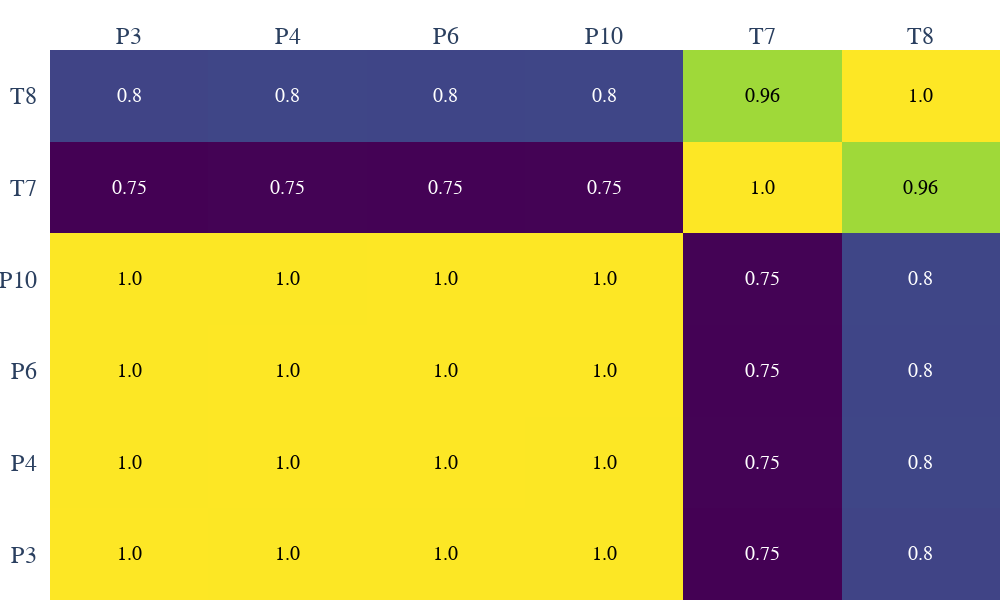

Write notebook code for a chart like this one.
### Code cell
def make_heatmap(df, overwrite=False):
    """
    Takes in a correlation matrix, df, and returns a heatmap
    """
    num_rows = len(df)
    
    if num_rows <= 10:
        cell_height = 50
    elif num_rows <= 20:
        cell_height = 40
    else:
        cell_height = 30
    
    fig_height = num_rows * cell_height

    heatmap = ff.create_annotated_heatmap(
        z=df.values,
        x=list(df.columns),
        y=list(df.index),
        annotation_text=df.round(2).values,
        colorscale='Viridis'
    )

    heatmap.update_layout(
        height=600,  # Set the height to 600 pixels (6 inches * 100 pixels/inch)
        width=1000,  # Set the width to 1000 pixels (10 inches * 100 pixels/inch)
        autosize=False,  # Disable automatic resizing of the figure
        margin={'t':50,'l':50,'b':0,'r':0},
        font=dict(
            size=20,  # Set the default font size to 14
            family='Helvetica'  # Set the font family to Arial
        ),
        xaxis=dict(
            tickfont=dict(size=24),  # Set the font size for x-axis tick labels to 12
        ),
        yaxis=dict(
            tickfont=dict(size=24),  # Set the font size for y-axis tick labels to 12
        )
    )
    utils.save_file(heatmap, PLOTS_PATH, "Heatmap-P-T.png", 'plotly', overwrite=overwrite)
    return heatmap

corr_reduced_df = co2_corrected_df.drop(["P3", "P4", "P10", "T8"], axis=1)

pearson = co2_corrected_df[["P3", "P4", "P6", "P10", "T7", "T8"]].corr(method="pearson")
make_heatmap(pearson, overwrite=OVERWRITE)

### Figure 1 — Plotly figure (JSON) as saved in the notebook; plotly's stock layout.template omitted (floating-point values rounded to 4 significant figures)
{"data": [{"colorscale": [[0, "#440154"], [0.1111, "#482878"], [0.2222, "#3e4989"], [0.3333, "#31688e"], [0.4444, "#26828e"], [0.5556, "#1f9e89"], [0.6667, "#35b779"], [0.7778, "#6ece58"], [0.8889, "#b5de2b"], [1, "#fde725"]], "reversescale": false, "showscale": false, "type": "heatmap", "x": ["P3", "P4", "P6", "P10", "T7", "T8"], "y": ["P3", "P4", "P6", "P10", "T7", "T8"], "z": [[1, 0.9998, 0.9998, 0.9998, 0.7525, 0.8032], [0.9998, 1, 0.9998, 0.9998, 0.7537, 0.8047], [0.9998, 0.9998, 1, 0.9999, 0.753, 0.8045], [0.9998, 0.9998, 0.9999, 1, 0.7536, 0.8049], [0.7525, 0.7537, 0.753, 0.7536, 1, 0.9641], [0.8032, 0.8047, 0.8045, 0.8049, 0.9641, 1]]}], "layout": {"annotations": [{"font": {"color": "#000000"}, "showarrow": false, "text": "1.0", "x": "P3", "xref": "x", "y": "P3", "yref": "y"}, {"font": {"color": "#000000"}, "showarrow": false, "text": "1.0", "x": "P4", "xref": "x", "y": "P3", "yref": "y"}, {"font": {"color": "#000000"}, "showarrow": false, "text": "1.0", "x": "P6", "xref": "x", "y": "P3", "yref": "y"}, {"font": {"color": "#000000"}, "showarrow": false, "text": "1.0", "x": "P10", "xref": "x", "y": "P3", "yref": "y"}, {"font": {"color": "#FFFFFF"}, "showarrow": false, "text": "0.75", "x": "T7", "xref": "x", "y": "P3", "yref": "y"}, {"font": {"color": "#FFFFFF"}, "showarrow": false, "text": "0.8", "x": "T8", "xref": "x", "y": "P3", "yref": "y"}, {"font": {"color": "#000000"}, "showarrow": false, "text": "1.0", "x": "P3", "xref": "x", "y": "P4", "yref": "y"}, {"font": {"color": "#000000"}, "showarrow": false, "text": "1.0", "x": "P4", "xref": "x", "y": "P4", "yref": "y"}, {"font": {"color": "#000000"}, "showarrow": false, "text": "1.0", "x": "P6", "xref": "x", "y": "P4", "yref": "y"}, {"font": {"color": "#000000"}, "showarrow": false, "text": "1.0", "x": "P10", "xref": "x", "y": "P4", "yref": "y"}, {"font": {"color": "#FFFFFF"}, "showarrow": false, "text": "0.75", "x": "T7", "xref": "x", "y": "P4", "yref": "y"}, {"font": {"color": "#FFFFFF"}, "showarrow": false, "text": "0.8", "x": "T8", "xref": "x", "y": "P4", "yref": "y"}, {"font": {"color": "#000000"}, "showarrow": false, "text": "1.0", "x": "P3", "xref": "x", "y": "P6", "yref": "y"}, {"font": {"color": "#000000"}, "showarrow": false, "text": "1.0", "x": "P4", "xref": "x", "y": "P6", "yref": "y"}, {"font": {"color": "#000000"}, "showarrow": false, "text": "1.0", "x": "P6", "xref": "x", "y": "P6", "yref": "y"}, {"font": {"color": "#000000"}, "showarrow": false, "text": "1.0", "x": "P10", "xref": "x", "y": "P6", "yref": "y"}, {"font": {"color": "#FFFFFF"}, "showarrow": false, "text": "0.75", "x": "T7", "xref": "x", "y": "P6", "yref": "y"}, {"font": {"color": "#FFFFFF"}, "showarrow": false, "text": "0.8", "x": "T8", "xref": "x", "y": "P6", "yref": "y"}, {"font": {"color": "#000000"}, "showarrow": false, "text": "1.0", "x": "P3", "xref": "x", "y": "P10", "yref": "y"}, {"font": {"color": "#000000"}, "showarrow": false, "text": "1.0", "x": "P4", "xref": "x", "y": "P10", "yref": "y"}, {"font": {"color": "#000000"}, "showarrow": false, "text": "1.0", "x": "P6", "xref": "x", "y": "P10", "yref": "y"}, {"font": {"color": "#000000"}, "showarrow": false, "text": "1.0", "x": "P10", "xref": "x", "y": "P10", "yref": "y"}, {"font": {"color": "#FFFFFF"}, "showarrow": false, "text": "0.75", "x": "T7", "xref": "x", "y": "P10", "yref": "y"}, {"font": {"color": "#FFFFFF"}, "showarrow": false, "text": "0.8", "x": "T8", "xref": "x", "y": "P10", "yref": "y"}, {"font": {"color": "#FFFFFF"}, "showarrow": false, "text": "0.75", "x": "P3", "xref": "x", "y": "T7", "yref": "y"}, {"font": {"color": "#FFFFFF"}, "showarrow": false, "text": "0.75", "x": "P4", "xref": "x", "y": "T7", "yref": "y"}, {"font": {"color": "#FFFFFF"}, "showarrow": false, "text": "0.75", "x": "P6", "xref": "x", "y": "T7", "yref": "y"}, {"font": {"color": "#FFFFFF"}, "showarrow": false, "text": "0.75", "x": "P10", "xref": "x", "y": "T7", "yref": "y"}, {"font": {"color": "#000000"}, "showarrow": false, "text": "1.0", "x": "T7", "xref": "x", "y": "T7", "yref": "y"}, {"font": {"color": "#000000"}, "showarrow": false, "text": "0.96", "x": "T8", "xref": "x", "y": "T7", "yref": "y"}, {"font": {"color": "#FFFFFF"}, "showarrow": false, "text": "0.8", "x": "P3", "xref": "x", "y": "T8", "yref": "y"}, {"font": {"color": "#FFFFFF"}, "showarrow": false, "text": "0.8", "x": "P4", "xref": "x", "y": "T8", "yref": "y"}, {"font": {"color": "#FFFFFF"}, "showarrow": false, "text": "0.8", "x": "P6", "xref": "x", "y": "T8", "yref": "y"}, {"font": {"color": "#FFFFFF"}, "showarrow": false, "text": "0.8", "x": "P10", "xref": "x", "y": "T8", "yref": "y"}, {"font": {"color": "#000000"}, "showarrow": false, "text": "0.96", "x": "T7", "xref": "x", "y": "T8", "yref": "y"}, {"font": {"color": "#000000"}, "showarrow": false, "text": "1.0", "x": "T8", "xref": "x", "y": "T8", "yref": "y"}], "autosize": false, "font": {"family": "Helvetica", "size": 20}, "height": 600, "margin": {"b": 0, "l": 50, "r": 0, "t": 50}, "width": 1000, "xaxis": {"dtick": 1, "gridcolor": "rgb(0, 0, 0)", "side": "top", "tickfont": {"size": 24}, "ticks": ""}, "yaxis": {"dtick": 1, "tickfont": {"size": 24}, "ticks": "", "ticksuffix": "  "}}}
